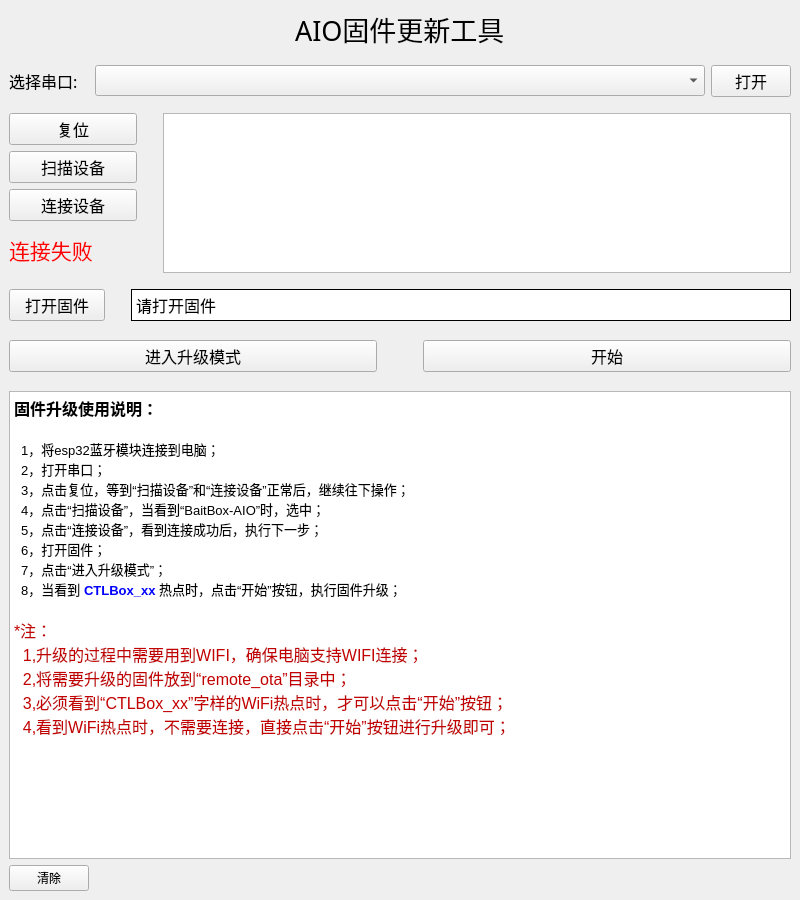
<?xml version="1.0" encoding="UTF-8"?>
<ui version="4.0">
 <class>MainWindow</class>
 <widget class="QMainWindow" name="MainWindow">
  <property name="geometry">
   <rect>
    <x>0</x>
    <y>0</y>
    <width>800</width>
    <height>900</height>
   </rect>
  </property>
  <property name="windowTitle">
   <string>MainWindow</string>
  </property>
  <widget class="QWidget" name="centralwidget">
   <layout class="QVBoxLayout" name="verticalLayout_3">
    <item>
     <layout class="QHBoxLayout" name="horizontalLayout_4">
      <item>
       <spacer name="horizontalSpacer_2">
        <property name="orientation">
         <enum>Qt::Horizontal</enum>
        </property>
        <property name="sizeHint" stdset="0">
         <size>
          <width>40</width>
          <height>20</height>
         </size>
        </property>
       </spacer>
      </item>
      <item>
       <widget class="QLabel" name="label_2">
        <property name="font">
         <font>
          <family>Alef</family>
          <pointsize>20</pointsize>
         </font>
        </property>
        <property name="text">
         <string>AIO固件更新工具</string>
        </property>
       </widget>
      </item>
      <item>
       <spacer name="horizontalSpacer_3">
        <property name="orientation">
         <enum>Qt::Horizontal</enum>
        </property>
        <property name="sizeHint" stdset="0">
         <size>
          <width>40</width>
          <height>20</height>
         </size>
        </property>
       </spacer>
      </item>
     </layout>
    </item>
    <item>
     <spacer name="verticalSpacer_5">
      <property name="orientation">
       <enum>Qt::Vertical</enum>
      </property>
      <property name="sizeType">
       <enum>QSizePolicy::Maximum</enum>
      </property>
      <property name="sizeHint" stdset="0">
       <size>
        <width>20</width>
        <height>10</height>
       </size>
      </property>
     </spacer>
    </item>
    <item>
     <layout class="QHBoxLayout" name="horizontalLayout_5">
      <item>
       <widget class="QLabel" name="label">
        <property name="maximumSize">
         <size>
          <width>80</width>
          <height>16777215</height>
         </size>
        </property>
        <property name="font">
         <font>
          <family>Alef</family>
          <pointsize>12</pointsize>
         </font>
        </property>
        <property name="text">
         <string>选择串口:</string>
        </property>
       </widget>
      </item>
      <item>
       <widget class="QComboBox" name="serialCBox">
        <property name="minimumSize">
         <size>
          <width>240</width>
          <height>16</height>
         </size>
        </property>
        <property name="font">
         <font>
          <family>Microsoft YaHei</family>
          <pointsize>12</pointsize>
         </font>
        </property>
       </widget>
      </item>
      <item>
       <widget class="QPushButton" name="openSerialBtn">
        <property name="maximumSize">
         <size>
          <width>80</width>
          <height>16777215</height>
         </size>
        </property>
        <property name="font">
         <font>
          <family>Alef</family>
          <pointsize>12</pointsize>
         </font>
        </property>
        <property name="text">
         <string>打开</string>
        </property>
       </widget>
      </item>
     </layout>
    </item>
    <item>
     <spacer name="verticalSpacer_4">
      <property name="orientation">
       <enum>Qt::Vertical</enum>
      </property>
      <property name="sizeType">
       <enum>QSizePolicy::Maximum</enum>
      </property>
      <property name="sizeHint" stdset="0">
       <size>
        <width>20</width>
        <height>10</height>
       </size>
      </property>
     </spacer>
    </item>
    <item>
     <layout class="QHBoxLayout" name="horizontalLayout_2">
      <item>
       <layout class="QVBoxLayout" name="verticalLayout">
        <item>
         <widget class="QPushButton" name="resetBtn">
          <property name="minimumSize">
           <size>
            <width>128</width>
            <height>0</height>
           </size>
          </property>
          <property name="maximumSize">
           <size>
            <width>256</width>
            <height>16777215</height>
           </size>
          </property>
          <property name="font">
           <font>
            <family>Alef</family>
            <pointsize>12</pointsize>
           </font>
          </property>
          <property name="text">
           <string>复位</string>
          </property>
         </widget>
        </item>
        <item>
         <widget class="QPushButton" name="scanDevBtn">
          <property name="minimumSize">
           <size>
            <width>128</width>
            <height>0</height>
           </size>
          </property>
          <property name="maximumSize">
           <size>
            <width>256</width>
            <height>16777215</height>
           </size>
          </property>
          <property name="font">
           <font>
            <family>Alef</family>
            <pointsize>12</pointsize>
           </font>
          </property>
          <property name="text">
           <string>扫描设备</string>
          </property>
         </widget>
        </item>
        <item>
         <widget class="QPushButton" name="openDevBtn">
          <property name="minimumSize">
           <size>
            <width>128</width>
            <height>0</height>
           </size>
          </property>
          <property name="maximumSize">
           <size>
            <width>256</width>
            <height>16777215</height>
           </size>
          </property>
          <property name="font">
           <font>
            <family>Alef</family>
            <pointsize>12</pointsize>
           </font>
          </property>
          <property name="text">
           <string>连接设备</string>
          </property>
         </widget>
        </item>
        <item>
         <widget class="QLabel" name="openDevStatus">
          <property name="font">
           <font>
            <family>Microsoft YaHei UI</family>
            <pointsize>16</pointsize>
           </font>
          </property>
          <property name="styleSheet">
           <string notr="true">color: rgb(255, 0, 0);</string>
          </property>
          <property name="text">
           <string>连接失败</string>
          </property>
         </widget>
        </item>
       </layout>
      </item>
      <item>
       <spacer name="horizontalSpacer_4">
        <property name="orientation">
         <enum>Qt::Horizontal</enum>
        </property>
        <property name="sizeType">
         <enum>QSizePolicy::Maximum</enum>
        </property>
        <property name="sizeHint" stdset="0">
         <size>
          <width>20</width>
          <height>20</height>
         </size>
        </property>
       </spacer>
      </item>
      <item>
       <widget class="QListWidget" name="devList">
        <property name="minimumSize">
         <size>
          <width>0</width>
          <height>0</height>
         </size>
        </property>
        <property name="maximumSize">
         <size>
          <width>16777215</width>
          <height>160</height>
         </size>
        </property>
        <property name="font">
         <font>
          <pointsize>12</pointsize>
         </font>
        </property>
        <property name="styleSheet">
         <string notr="true">color: rgb(0, 85, 255);</string>
        </property>
       </widget>
      </item>
     </layout>
    </item>
    <item>
     <spacer name="verticalSpacer">
      <property name="orientation">
       <enum>Qt::Vertical</enum>
      </property>
      <property name="sizeType">
       <enum>QSizePolicy::Maximum</enum>
      </property>
      <property name="sizeHint" stdset="0">
       <size>
        <width>20</width>
        <height>10</height>
       </size>
      </property>
     </spacer>
    </item>
    <item>
     <layout class="QHBoxLayout" name="horizontalLayout">
      <item>
       <widget class="QPushButton" name="openFwFileBtn">
        <property name="maximumSize">
         <size>
          <width>96</width>
          <height>16777215</height>
         </size>
        </property>
        <property name="font">
         <font>
          <family>Alef</family>
          <pointsize>12</pointsize>
         </font>
        </property>
        <property name="text">
         <string>打开固件</string>
        </property>
       </widget>
      </item>
      <item>
       <spacer name="horizontalSpacer">
        <property name="orientation">
         <enum>Qt::Horizontal</enum>
        </property>
        <property name="sizeType">
         <enum>QSizePolicy::Maximum</enum>
        </property>
        <property name="sizeHint" stdset="0">
         <size>
          <width>20</width>
          <height>20</height>
         </size>
        </property>
       </spacer>
      </item>
      <item>
       <widget class="QLabel" name="fwFilePath">
        <property name="font">
         <font>
          <family>Microsoft YaHei UI</family>
          <pointsize>12</pointsize>
         </font>
        </property>
        <property name="styleSheet">
         <string notr="true">background-color: rgb(255, 255, 255);</string>
        </property>
        <property name="frameShape">
         <enum>QFrame::Box</enum>
        </property>
        <property name="text">
         <string>请打开固件</string>
        </property>
       </widget>
      </item>
     </layout>
    </item>
    <item>
     <spacer name="verticalSpacer_2">
      <property name="orientation">
       <enum>Qt::Vertical</enum>
      </property>
      <property name="sizeType">
       <enum>QSizePolicy::Maximum</enum>
      </property>
      <property name="sizeHint" stdset="0">
       <size>
        <width>432</width>
        <height>13</height>
       </size>
      </property>
     </spacer>
    </item>
    <item>
     <layout class="QHBoxLayout" name="horizontalLayout_3">
      <item>
       <widget class="QPushButton" name="enterFwUpdateModeBtn">
        <property name="font">
         <font>
          <family>Alef</family>
          <pointsize>12</pointsize>
         </font>
        </property>
        <property name="text">
         <string>进入升级模式</string>
        </property>
       </widget>
      </item>
      <item>
       <spacer name="horizontalSpacer_5">
        <property name="orientation">
         <enum>Qt::Horizontal</enum>
        </property>
        <property name="sizeType">
         <enum>QSizePolicy::Maximum</enum>
        </property>
        <property name="sizeHint" stdset="0">
         <size>
          <width>40</width>
          <height>20</height>
         </size>
        </property>
       </spacer>
      </item>
      <item>
       <widget class="QPushButton" name="fwUpdateBtn">
        <property name="font">
         <font>
          <family>Alef</family>
          <pointsize>12</pointsize>
         </font>
        </property>
        <property name="text">
         <string>开始</string>
        </property>
       </widget>
      </item>
     </layout>
    </item>
    <item>
     <spacer name="verticalSpacer_3">
      <property name="orientation">
       <enum>Qt::Vertical</enum>
      </property>
      <property name="sizeType">
       <enum>QSizePolicy::Maximum</enum>
      </property>
      <property name="sizeHint" stdset="0">
       <size>
        <width>432</width>
        <height>13</height>
       </size>
      </property>
     </spacer>
    </item>
    <item>
     <layout class="QVBoxLayout" name="verticalLayout_2">
      <item>
       <widget class="QTextBrowser" name="information">
        <property name="html">
         <string>&lt;!DOCTYPE HTML PUBLIC &quot;-//W3C//DTD HTML 4.0//EN&quot; &quot;http://www.w3.org/TR/REC-html40/strict.dtd&quot;&gt;
&lt;html&gt;&lt;head&gt;&lt;meta name=&quot;qrichtext&quot; content=&quot;1&quot; /&gt;&lt;style type=&quot;text/css&quot;&gt;
p, li { white-space: pre-wrap; }
&lt;/style&gt;&lt;/head&gt;&lt;body style=&quot; font-family:'SimSun'; font-size:9pt; font-weight:400; font-style:normal;&quot;&gt;
&lt;p style=&quot; margin-top:0px; margin-bottom:0px; margin-left:0px; margin-right:0px; -qt-block-indent:0; text-indent:0px;&quot;&gt;&lt;span style=&quot; font-size:12pt; font-weight:600;&quot;&gt;固件升级使用说明：&lt;/span&gt;&lt;/p&gt;
&lt;p style=&quot;-qt-paragraph-type:empty; margin-top:0px; margin-bottom:0px; margin-left:0px; margin-right:0px; -qt-block-indent:0; text-indent:0px; font-size:12pt;&quot;&gt;&lt;br /&gt;&lt;/p&gt;
&lt;p style=&quot; margin-top:0px; margin-bottom:0px; margin-left:0px; margin-right:0px; -qt-block-indent:0; text-indent:0px;&quot;&gt;&lt;span style=&quot; font-size:10pt;&quot;&gt;  1，将esp32蓝牙模块连接到电脑；&lt;/span&gt;&lt;/p&gt;
&lt;p style=&quot; margin-top:0px; margin-bottom:0px; margin-left:0px; margin-right:0px; -qt-block-indent:0; text-indent:0px;&quot;&gt;&lt;span style=&quot; font-size:10pt;&quot;&gt;  2，打开串口；&lt;/span&gt;&lt;/p&gt;
&lt;p style=&quot; margin-top:0px; margin-bottom:0px; margin-left:0px; margin-right:0px; -qt-block-indent:0; text-indent:0px;&quot;&gt;&lt;span style=&quot; font-size:10pt;&quot;&gt;  3，点击复位，等到“扫描设备”和“连接设备”正常后，继续往下操作；&lt;/span&gt;&lt;/p&gt;
&lt;p style=&quot; margin-top:0px; margin-bottom:0px; margin-left:0px; margin-right:0px; -qt-block-indent:0; text-indent:0px;&quot;&gt;&lt;span style=&quot; font-size:10pt;&quot;&gt;  4，点击“扫描设备”，当看到“BaitBox-AIO”时，选中；&lt;/span&gt;&lt;/p&gt;
&lt;p style=&quot; margin-top:0px; margin-bottom:0px; margin-left:0px; margin-right:0px; -qt-block-indent:0; text-indent:0px;&quot;&gt;&lt;span style=&quot; font-size:10pt;&quot;&gt;  5，点击“连接设备”，看到连接成功后，执行下一步；&lt;/span&gt;&lt;/p&gt;
&lt;p style=&quot; margin-top:0px; margin-bottom:0px; margin-left:0px; margin-right:0px; -qt-block-indent:0; text-indent:0px;&quot;&gt;&lt;span style=&quot; font-size:10pt;&quot;&gt;  6，打开固件；&lt;/span&gt;&lt;/p&gt;
&lt;p style=&quot; margin-top:0px; margin-bottom:0px; margin-left:0px; margin-right:0px; -qt-block-indent:0; text-indent:0px;&quot;&gt;&lt;span style=&quot; font-size:10pt;&quot;&gt;  7，点击“进入升级模式”；&lt;/span&gt;&lt;/p&gt;
&lt;p style=&quot; margin-top:0px; margin-bottom:0px; margin-left:0px; margin-right:0px; -qt-block-indent:0; text-indent:0px;&quot;&gt;&lt;span style=&quot; font-size:10pt;&quot;&gt;  8，当看到 &lt;/span&gt;&lt;span style=&quot; font-size:10pt; font-weight:600; color:#0000ff;&quot;&gt;CTLBox_xx&lt;/span&gt;&lt;span style=&quot; font-size:10pt;&quot;&gt; 热点时，点击“开始”按钮，执行固件升级；&lt;/span&gt;&lt;/p&gt;
&lt;p style=&quot;-qt-paragraph-type:empty; margin-top:0px; margin-bottom:0px; margin-left:0px; margin-right:0px; -qt-block-indent:0; text-indent:0px; font-size:12pt;&quot;&gt;&lt;br /&gt;&lt;/p&gt;
&lt;p style=&quot; margin-top:0px; margin-bottom:0px; margin-left:0px; margin-right:0px; -qt-block-indent:0; text-indent:0px;&quot;&gt;&lt;span style=&quot; font-size:12pt; color:#c20000;&quot;&gt;*注：&lt;/span&gt;&lt;/p&gt;
&lt;p style=&quot; margin-top:0px; margin-bottom:0px; margin-left:0px; margin-right:0px; -qt-block-indent:0; text-indent:0px;&quot;&gt;&lt;span style=&quot; font-size:12pt; color:#c20000;&quot;&gt;  1,升级的过程中需要用到WIFI，确保电脑支持WIFI连接；&lt;/span&gt;&lt;/p&gt;
&lt;p style=&quot; margin-top:0px; margin-bottom:0px; margin-left:0px; margin-right:0px; -qt-block-indent:0; text-indent:0px;&quot;&gt;&lt;span style=&quot; font-size:12pt; color:#c20000;&quot;&gt;  2,将需要升级的固件放到“remote_ota”目录中；&lt;/span&gt;&lt;/p&gt;
&lt;p style=&quot; margin-top:0px; margin-bottom:0px; margin-left:0px; margin-right:0px; -qt-block-indent:0; text-indent:0px;&quot;&gt;&lt;span style=&quot; font-size:12pt; color:#c20000;&quot;&gt;  3,必须看到“CTLBox_xx”字样的WiFi热点时，才可以点击“开始”按钮；&lt;/span&gt;&lt;/p&gt;
&lt;p style=&quot; margin-top:0px; margin-bottom:0px; margin-left:0px; margin-right:0px; -qt-block-indent:0; text-indent:0px;&quot;&gt;&lt;span style=&quot; font-size:12pt; color:#c20000;&quot;&gt;  4,看到WiFi热点时，不需要连接，直接点击“开始”按钮进行升级即可；&lt;/span&gt;&lt;/p&gt;&lt;/body&gt;&lt;/html&gt;</string>
        </property>
       </widget>
      </item>
      <item>
       <layout class="QHBoxLayout" name="horizontalLayout_6">
        <item>
         <widget class="QPushButton" name="clearBtn">
          <property name="text">
           <string>清除</string>
          </property>
         </widget>
        </item>
        <item>
         <spacer name="horizontalSpacer_6">
          <property name="orientation">
           <enum>Qt::Horizontal</enum>
          </property>
          <property name="sizeHint" stdset="0">
           <size>
            <width>40</width>
            <height>20</height>
           </size>
          </property>
         </spacer>
        </item>
       </layout>
      </item>
     </layout>
    </item>
   </layout>
  </widget>
 </widget>
 <resources/>
 <connections/>
</ui>
